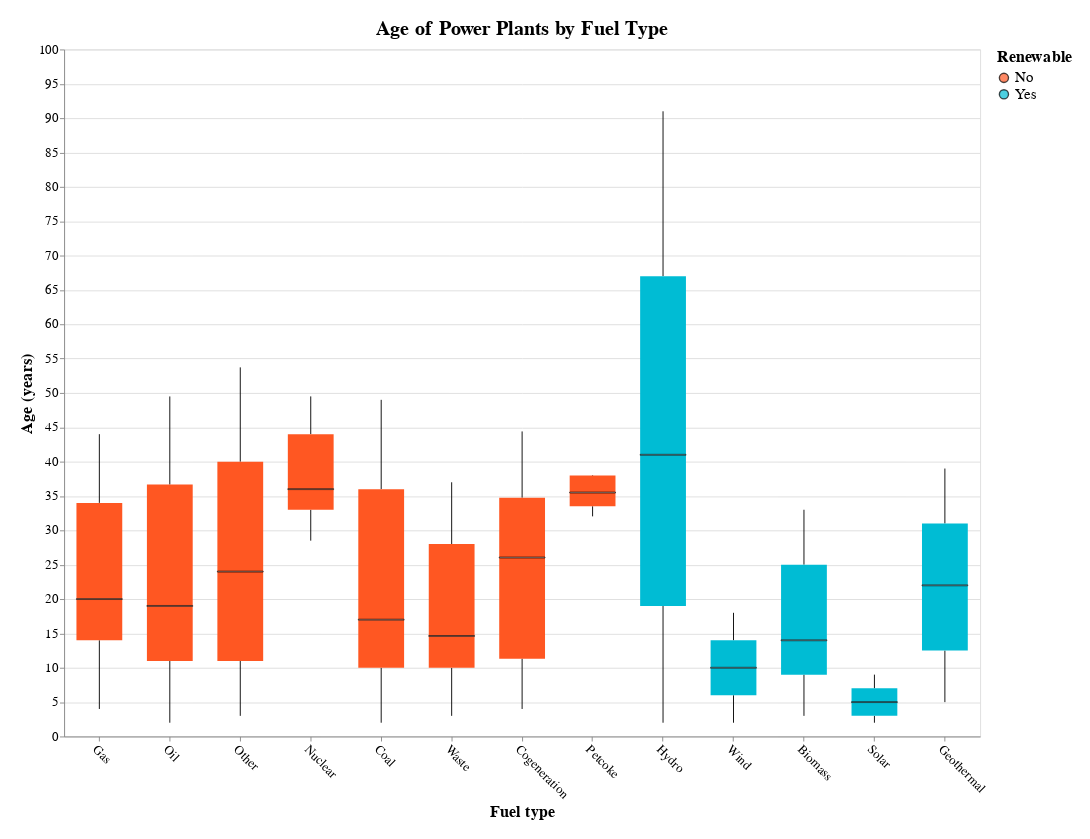

Notebook source saved alongside this figure:
### Markdown cell above
Draw the visualisation

### Code cell
alt.Chart(
    data=d_boxplot,
    height=750,
    width=1000,
    padding=20,
    title=alt.TitleParams(
        text='Age of Power Plants by Fuel Type',
        fontSize=22,
        font=__CHART_FONT__
    )
).mark_boxplot(
    size=50,
    extent=0.5,
    outliers=False,
    median=alt.MarkConfig(
        stroke='black'
    )
).encode(
    x=alt.X(
        'primary_fuel:N',
        axis=alt.Axis(
            title="Fuel type",
            titleFontSize=18,
            titleFont=__CHART_FONT__,
            labelFontSize=14,
            labelFont=__CHART_FONT__,
            labelAngle=45
        ),
        # this sort stopped working for some reason smh my head
        sort=alt.SortField(
            field='Renewable'
        )
    ),
    y=alt.Y(
        'age:Q',
        axis=alt.Axis(
            title='Age (years)',
            titleFontSize=18,
            titleFont=__CHART_FONT__,
            labelFontSize=14,
            labelFont=__CHART_FONT__,
            tickCount=20
        )
    ),
    color=alt.Color(
        # colour boxes red/blue based on renewability
        'Renewable:N',
        scale=alt.Scale(
            range=['#FF5722', '#00BCD4']
        ),
        legend=alt.Legend(
            titleFontSize=18,
            titleFont=__CHART_FONT__,
            labelFontSize=16,
            labelFont=__CHART_FONT__
        )
    )
)

### Figure 1 — Vega-Lite specification as saved in the notebook (floating-point values rounded to 4 significant figures; data arrays with more than 128 entries replaced by an {"elided": "..."} marker saying what was removed)
{"config": {"view": {"continuousWidth": 400, "continuousHeight": 300}}, "data": {"name": "data-44f63a486260d23bff45ed216d1531ea"}, "mark": {"type": "boxplot", "extent": 0.5, "median": {"stroke": "black"}, "outliers": false, "size": 50}, "encoding": {"color": {"type": "nominal", "field": "Renewable", "legend": {"labelFont": "Circular", "labelFontSize": 16, "titleFont": "Circular", "titleFontSize": 18}, "scale": {"range": ["#FF5722", "#00BCD4"]}}, "x": {"type": "nominal", "axis": {"labelAngle": 45, "labelFont": "Circular", "labelFontSize": 14, "title": "Fuel type", "titleFont": "Circular", "titleFontSize": 18}, "field": "primary_fuel", "sort": {"field": "Renewable"}}, "y": {"type": "quantitative", "axis": {"labelFont": "Circular", "labelFontSize": 14, "tickCount": 20, "title": "Age (years)", "titleFont": "Circular", "titleFontSize": 18}, "field": "age"}}, "height": 750, "padding": 20, "title": {"text": "Age of Power Plants by Fuel Type", "font": "Circular", "fontSize": 22}, "width": 1000, "$schema": "https://vega.github.io/schema/vega-lite/v4.0.2.json", "datasets": {"data-44f63a486260d23bff45ed216d1531ea": {"elided": "16245 records"}}}
